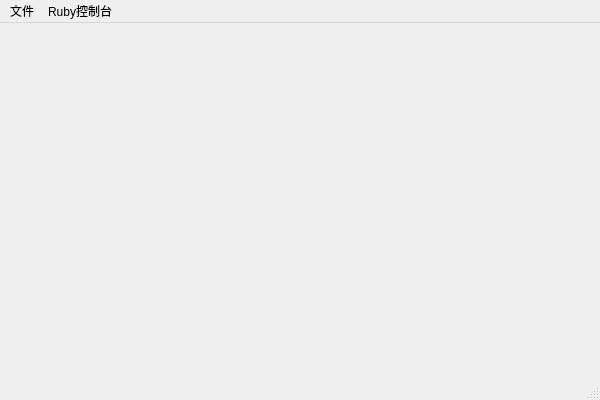
<?xml version="1.0" encoding="UTF-8"?>
<ui version="4.0">
 <class>SketchupDemoClass</class>
 <widget class="QMainWindow" name="SketchupDemoClass">
  <property name="geometry">
   <rect>
    <x>0</x>
    <y>0</y>
    <width>600</width>
    <height>400</height>
   </rect>
  </property>
  <property name="windowTitle">
   <string>SketchupDemo</string>
  </property>
  <widget class="QWidget" name="centralWidget"/>
  <widget class="QMenuBar" name="menuBar">
   <property name="geometry">
    <rect>
     <x>0</x>
     <y>0</y>
     <width>600</width>
     <height>22</height>
    </rect>
   </property>
   <widget class="QMenu" name="menu">
    <property name="title">
     <string>文件</string>
    </property>
   </widget>
   <widget class="QMenu" name="menuRuby">
    <property name="title">
     <string>Ruby控制台</string>
    </property>
   </widget>
   <addaction name="menu"/>
   <addaction name="menuRuby"/>
  </widget>
  <widget class="QStatusBar" name="statusBar"/>
 </widget>
 <layoutdefault spacing="6" margin="11"/>
 <resources>
  <include location="SketchupDemo.qrc"/>
 </resources>
 <connections/>
</ui>
